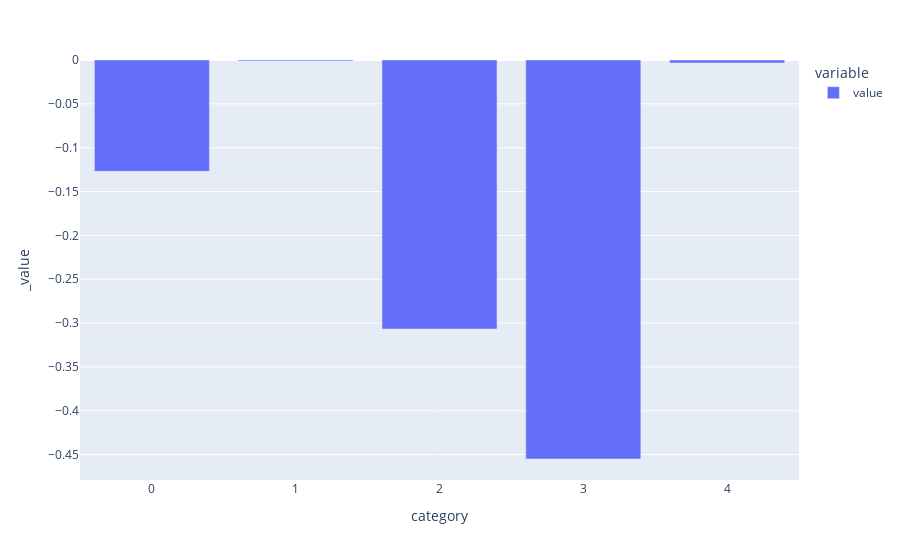

The cell this chart's notebook holds for it:
### Code cell
df.groupby("category").mean().plot.bar()

### Figure 1 — Plotly figure (JSON) as saved in the notebook; plotly's stock layout.template omitted (floating-point values rounded to 4 significant figures)
{"data": [{"alignmentgroup": "True", "hovertemplate": "variable=value<br>category=%{x}<br>_value=%{y}<extra></extra>", "legendgroup": "value", "marker": {"color": "#636efa", "pattern": {"shape": ""}}, "name": "value", "offsetgroup": "value", "orientation": "v", "showlegend": true, "textposition": "auto", "type": "bar", "x": [0, 1, 2, 3, 4], "xaxis": "x", "y": [-0.1269, -0.001206, -0.3068, -0.455, -0.003425], "yaxis": "y"}], "layout": {"barmode": "relative", "legend": {"title": {"text": "variable"}, "tracegroupgap": 0}, "margin": {"t": 60}, "xaxis": {"anchor": "y", "domain": [0, 1], "title": {"text": "category"}}, "yaxis": {"anchor": "x", "domain": [0, 1], "title": {"text": "_value"}}}}
